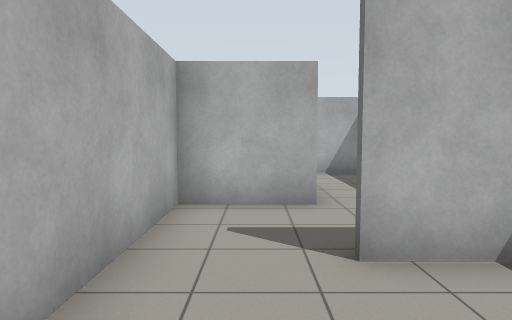
View 1 (above)

22 first-person views from a walk through a world built for the Gazebo simulator. The camera is 1.2 m above the floor, tilts 4° down and sees 75° across. The floor is counted in squares, 1 m on a side. Each view is taken from the middle of a square. On the plan, view 1 faces up. The plan holds only what a view shows up to about 13 squares ahead; the rest is blank.

View 2
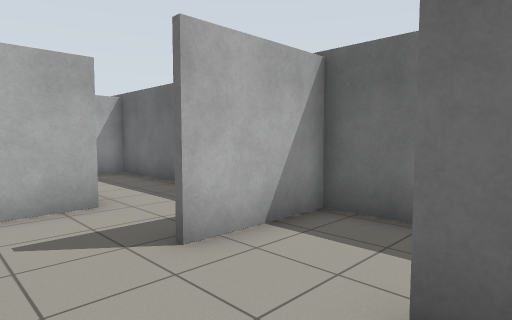

View 3
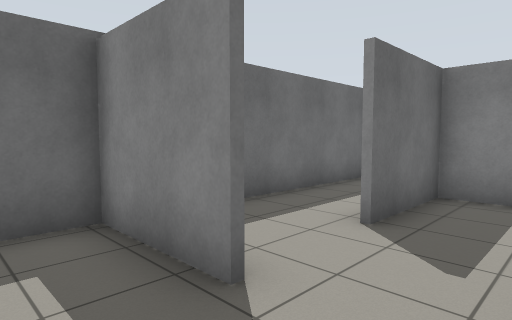

View 4
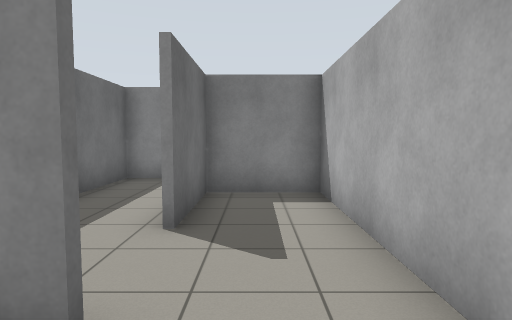

View 5
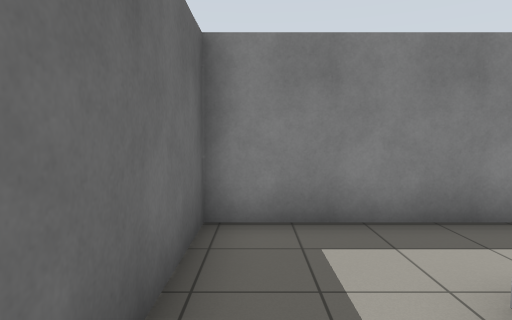

View 6
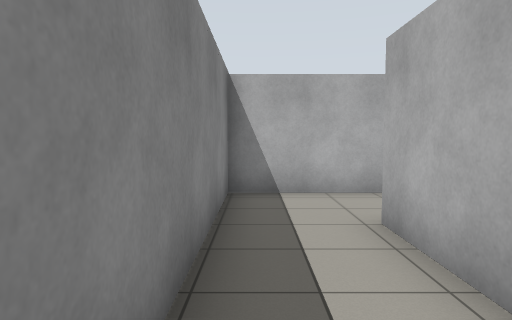

View 7
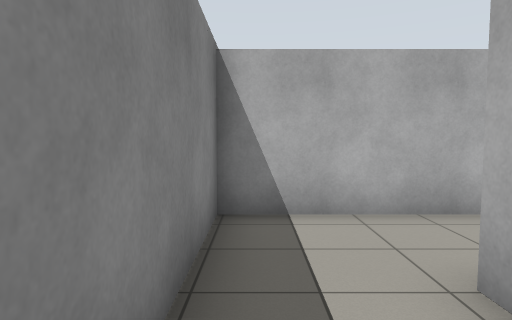

View 8
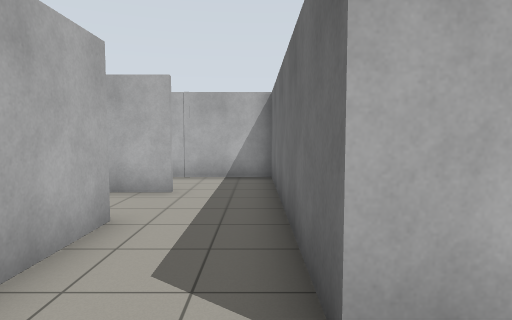

View 9
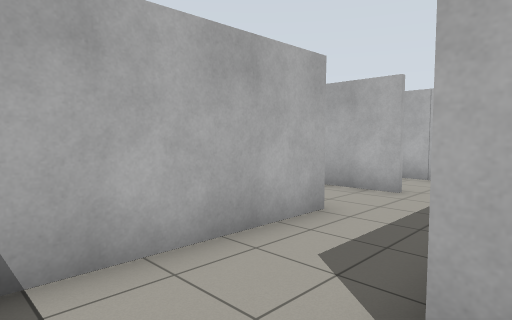

View 10
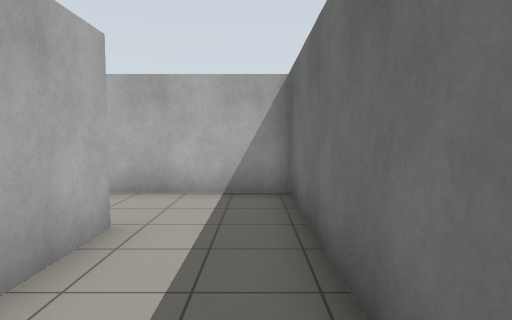

View 11
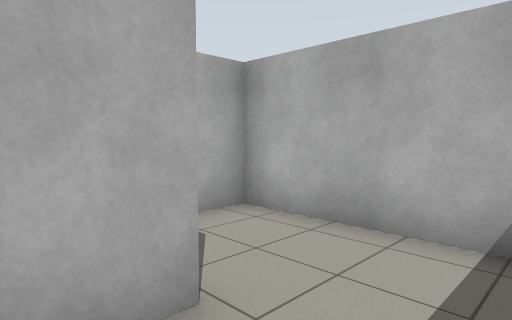

View 12
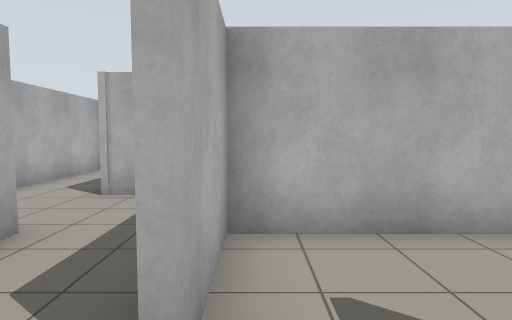

View 13
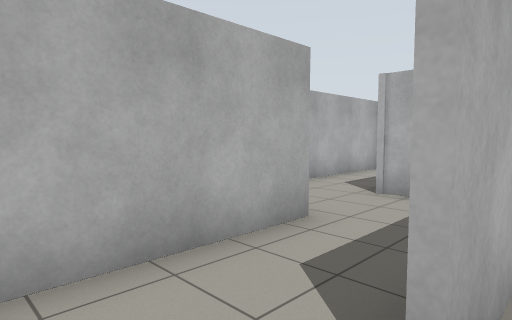

View 14
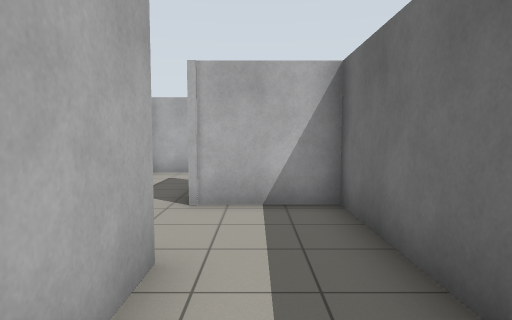

View 15
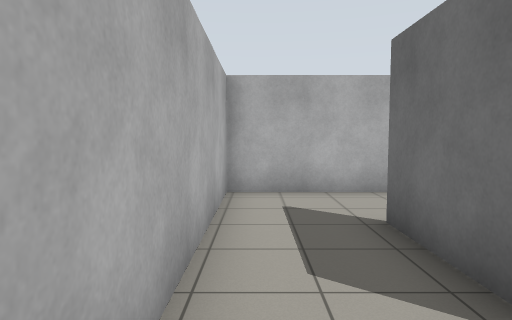

View 16
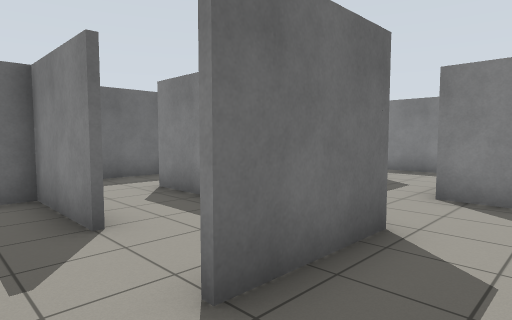

View 17
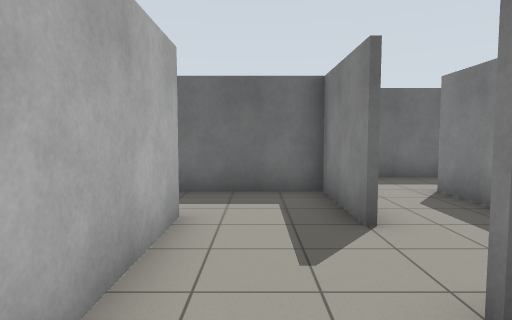

View 18
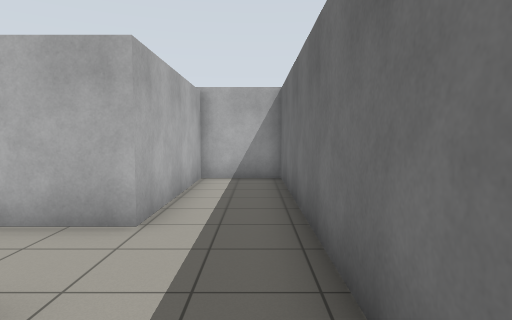

View 19
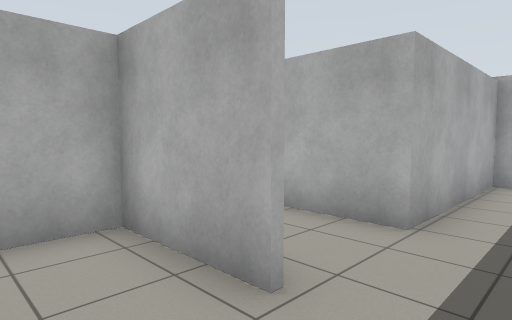

View 20
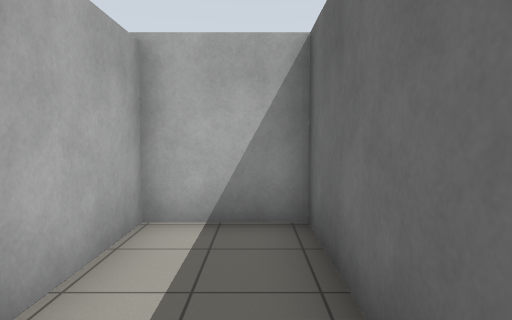

View 21
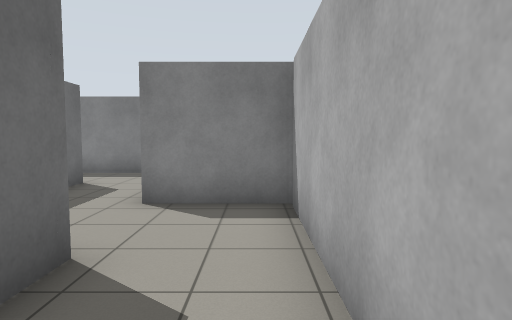

View 22
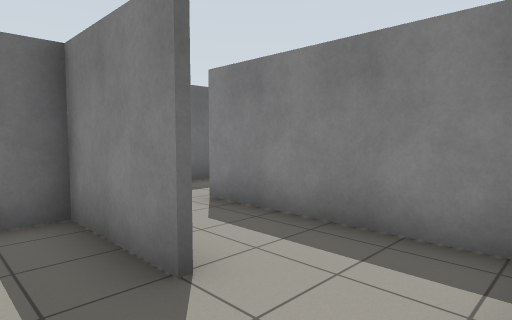

### Floor plan
Ten units are one square. View 1 is at (0, 0); x grows to the right and y downward. Boxes are objects, and circles mark ways between rooms. Rooms are numbered by the first view taken in them; rooms with no view inside come last. Other rooms are left out.
<svg viewBox="-71 -221 113 272">
<path fill="none" stroke="#000" d="M-14 -24 -14 21 11 21 11 -8M-14 -59 -14 -24M11 -59 -19 -59M9 23 -15 23M-41 14 -41 46 37 46 37 -30M37 -31 9 -31M11 -84 11 -64M9 -33 37 -33M37 -30 37 -111 15 -111M15 -111 -14 -111 -14 -84M-16 -60 -2 -60M-15 -84 -15 -138 -42 -138M-41 -111 -41 -73M-25 -60 -16 -60M-42 -138 -42 -166M-34 -192 -66 -192 -66 -111 -41 -111M14 -138 -14 -138 -14 -125M37 -121 37 -136M-16 -165 13 -165 13 -184M37 -136 37 -216 14 -216 14 -164 -7 -164M-10 -192 -34 -192M-36 -140 14 -140"/>
<circle cx="-5" cy="-30" r="3" fill="#2a7"/>
<circle cx="10" cy="-15" r="3" fill="#2a7"/>
<circle cx="10" cy="-45" r="3" fill="#2a7"/>
<circle cx="10" cy="-95" r="3" fill="#2a7"/>
<circle cx="-20" cy="-75" r="3" fill="#2a7"/>
<circle cx="-40" cy="-125" r="3" fill="#2a7"/>
<circle cx="-40" cy="-175" r="3" fill="#2a7"/>
<circle cx="25" cy="-140" r="3" fill="#2a7"/>
<text x="0" y="-10">1</text>
<text x="-10" y="-40">2</text>
<text x="10" y="30">3</text>
<text x="20" y="-70">4</text>
<text x="0" y="-90">5</text>
<text x="-30" y="-90">6</text>
<text x="-50" y="-150">7</text>
<text x="10" y="-130">8</text>
<text x="10" y="-160">9</text>
</svg>
Room 1 opens to room 2. Room 1 opens to room 3. Room 2 opens to room 4. Room 4 opens to room 5. Room 5 opens to room 6. Room 6 opens to room 7. Room 7 opens to room 9. Room 8 opens to room 9.

Where each view was taken, in squares from view 1:
view 1: 0 up, 0 right, facing up
view 2: 0 up, 1 left, facing up-right
view 3: 5 up, 1 left, facing down-right
view 4: 5 up, 0 right, facing down
view 5: 0 up, 3 right, facing down
view 6: 4 down, 3 right, facing left
view 7: 4 down, 1 right, facing left
view 8: 4 down, 2 left, facing up
view 9: 4 down, 1 left, facing up-left
view 10: 4 up, 3 right, facing up
view 11: 7 up, 3 right, facing up-left
view 12: 7 up, 1 left, facing up
view 13: 7 up, 1 left, facing up-left
view 14: 8 up, 3 left, facing up
view 15: 12 up, 6 left, facing up
view 16: 18 up, 6 left, facing down-right
view 17: 18 up, 6 left, facing right
view 18: 12 up, 3 right, facing up
view 19: 12 up, 3 right, facing up-left
view 20: 17 up, 3 right, facing up
view 21: 17 up, 6 left, facing down
view 22: 18 up, 4 left, facing down-right
